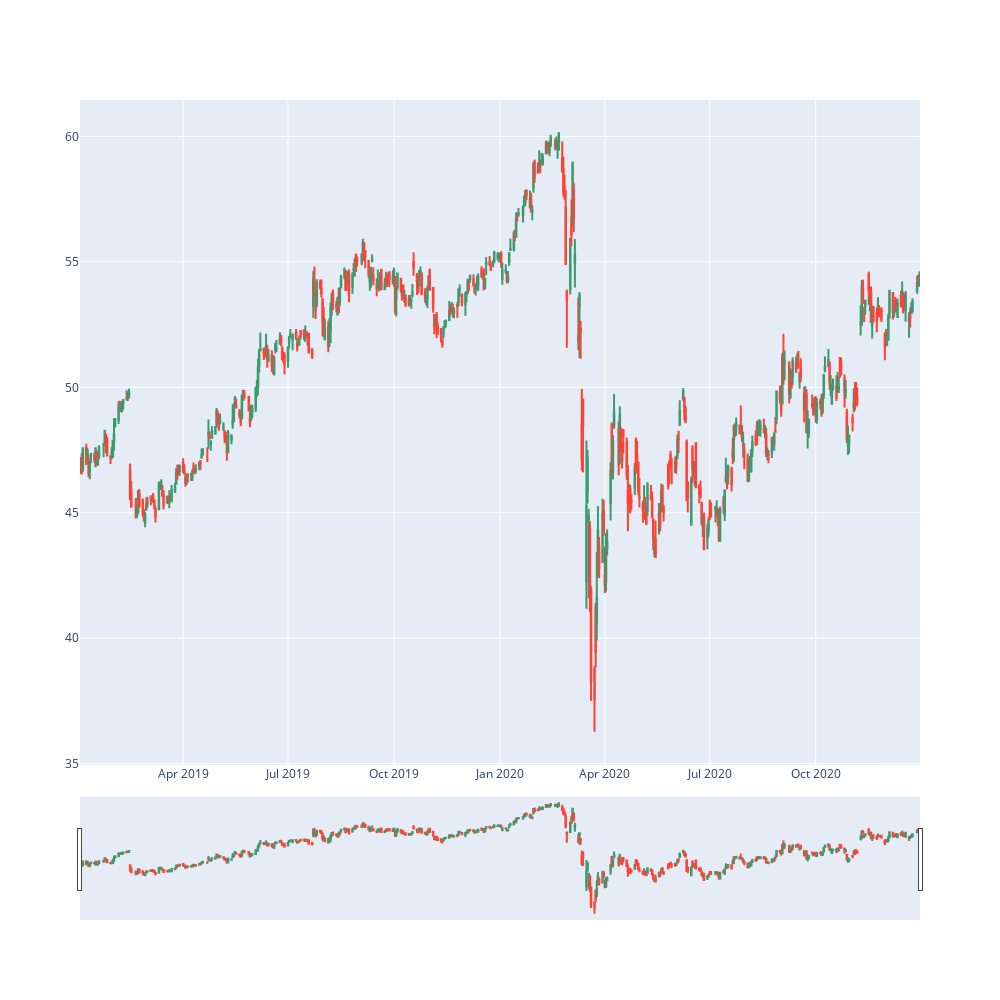

Source (notebook cell):
### Markdown cell above
#### Remember:

1. If the opening price is less than the closing price (ie. price went up), then a green candlestick is to be created to represent the day. 
2. If the opening price is greater than the closing price (ie. price went down), then a red candlestick is to be created to represent the day.

### Code cell
import plotly.graph_objects as go

fig = go.Figure(data=[go.Candlestick(x=df.index.get_level_values('Date'),
                                   open=df['Open'],
                                   high=df['High'],
                                   low=df['Low'],
                                   close=df['Close'])])

fig.update_layout(width=1000, height=1000)

fig.show() # You may need to zoom into the figure to view the actual candles.

### Figure 1 — Plotly figure (JSON) as saved in the notebook; plotly's stock layout.template omitted (floating-point values rounded to 4 significant figures; data arrays with more than 128 entries replaced by an {"elided": "..."} marker saying what was removed)
{"data": [{"close": {"elided": "504 float values"}, "high": {"elided": "504 float values"}, "low": {"elided": "504 float values"}, "open": {"elided": "504 float values"}, "type": "candlestick", "x": {"elided": "504 str values"}}], "layout": {"height": 1000, "width": 1000}}
